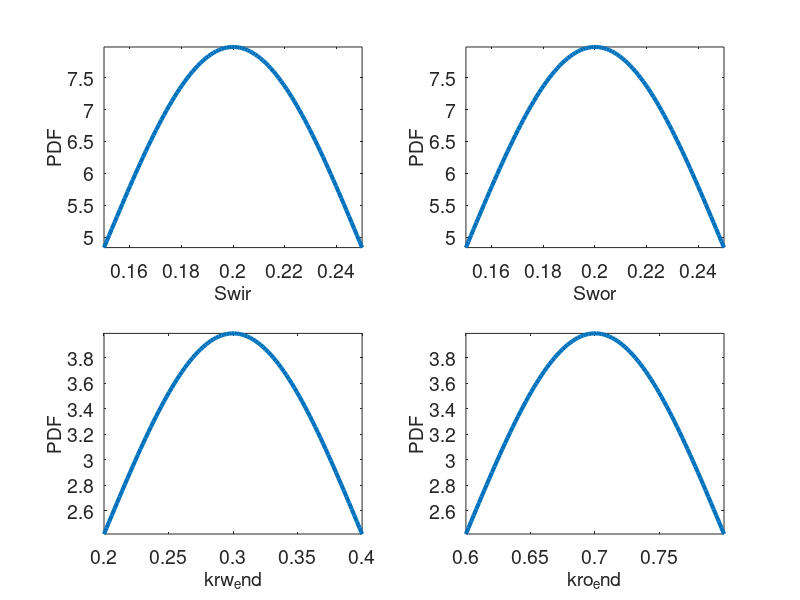
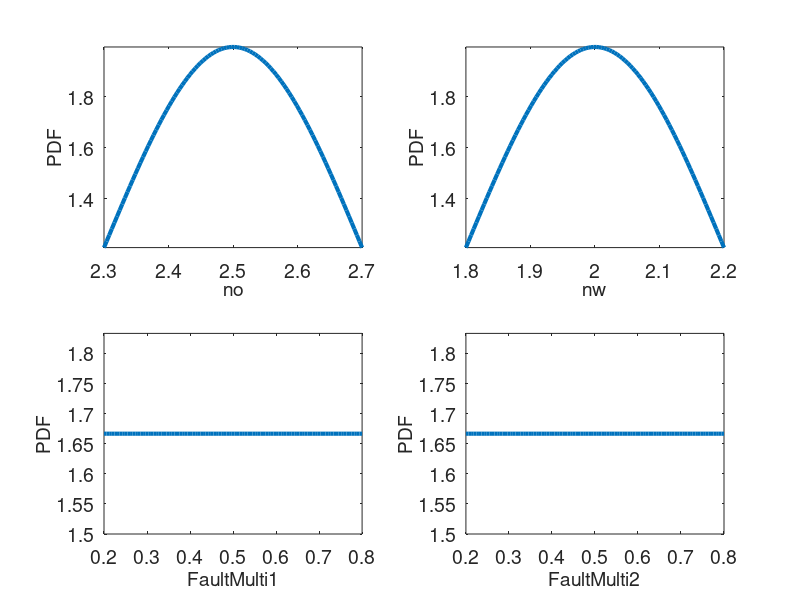
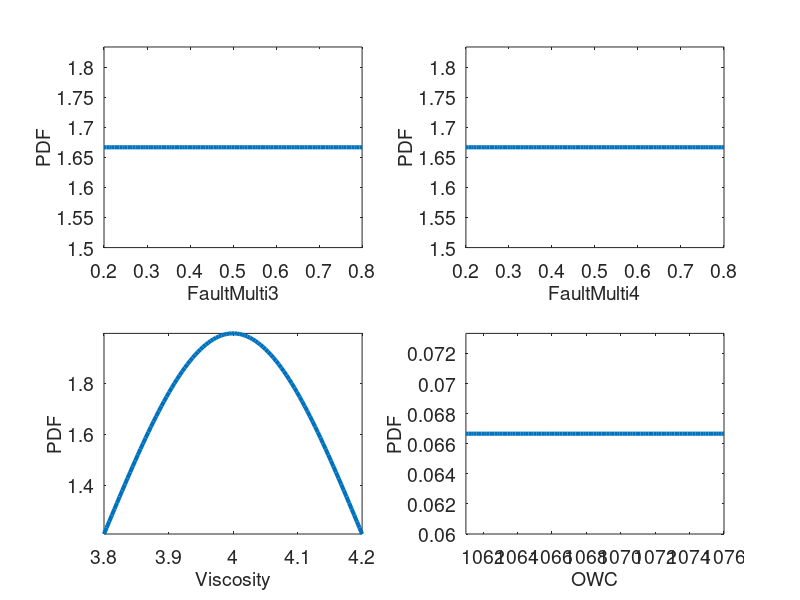
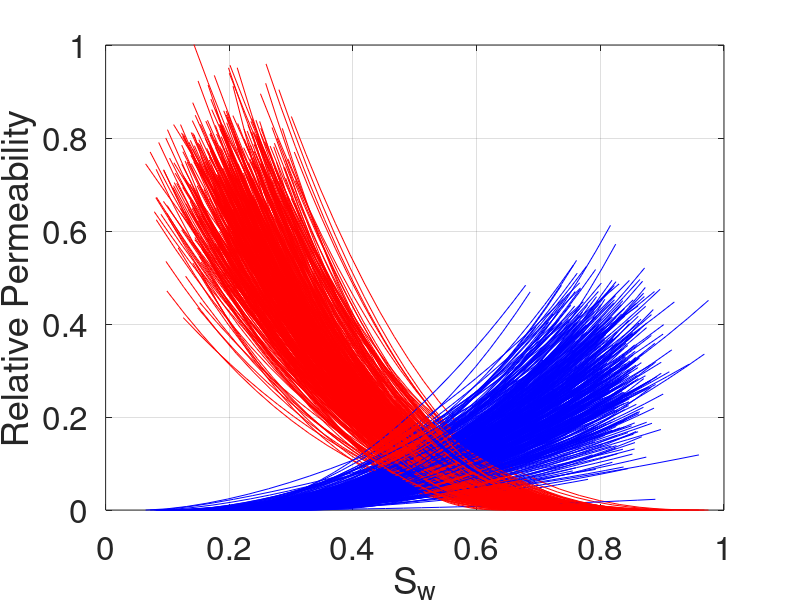

MATLAB code for these plots, in order: (Note: this script raises an error after producing the figures.)
% GeneratePriorModels.m
% Demo script to generate a set of prior models from prior reservoir
% parameters.
%
% Author: Lewis Li (lewisli@stanford.edu)
%
% Script to generate multiple StudioSL runs starting from some base case
clear all; close all;

% Case Name
CaseName = 'Prior';

% Number of simulations
NbSimu = 500;     

% Number of parameters we will vary
NbParams = 12;    

% Set random seed
rng('shuffle');

%% Set Prior Parameter Distributions
% ParameterRanges is a struct that contains
Normal = 0;
Uniform = 1;

PriorParameterDistribution = struct();

% Irreducible water saturation
PriorParameterDistribution.('Swir') = [0.2 0.05 Normal]; 

% Irreducible oil saturation
PriorParameterDistribution.('Swor') = [0.2 0.05 Normal]; 

% End point water rel perm
PriorParameterDistribution.('krw_end') = [0.3 0.1 Normal]; 

% End point oil rel perm
PriorParameterDistribution.('kro_end') = [0.7 0.1 Normal]; 

% Oil Corey exponent
PriorParameterDistribution.('no') = [2.5 0.2 Normal]; 

% Water Corey exponent
PriorParameterDistribution.('nw') = [2 0.2 Normal]; 

% Fault 1 trans multiplier
PriorParameterDistribution.('FaultMulti1') = [0.2 0.8 Uniform];

% Fault 2 trans multiplier
PriorParameterDistribution.('FaultMulti2') = [0.2 0.8 Uniform]; 

% Fault 3 trans multiplier
PriorParameterDistribution.('FaultMulti3') = [0.2 0.8 Uniform]; 

% Fault 4 trans multiplier
PriorParameterDistribution.('FaultMulti4') = [0.2 0.8 Uniform]; 

% Oil viscosity
PriorParameterDistribution.('Viscosity') = [4 0.2 Normal];      

% Oil water contact
PriorParameterDistribution.('OWC') = [1061 1076 Uniform];      

%% Generate prior models by sampling from prior parameters
ParameterNames = fieldnames(PriorParameterDistribution);
PriorModelParameters = struct();

rng('shuffle');

% Iterate over each uncertain reservoir parameter
for i = 1:numel(ParameterNames)
    ParameterName = ParameterNames{i};
    ParameterRange = PriorParameterDistribution.(ParameterName);
    
    % Sample from uniform/normal distributions
    if (ParameterRange(3) == Normal)
        Value = ParameterRange(1) + ParameterRange(2)*randn(NbSimu,1);
    elseif(ParameterRange(3) == Uniform)
        Value = ParameterRange(1) + rand(NbSimu,1)*...
            (ParameterRange(2) - ParameterRange(1));
    end

    % Store sampled value
    PriorModelParameters.(ParameterName) = Value;
    
    % Plot prior values
    figureid = i-floor((i-1)/4)*4;
    if (mod(i-1,4) == 0)
         figure(floor(i/4)+1);
         figurepic=floor(i/4)+1;
    end
    
    subplot(2,2,figureid);
    
    if (ParameterRange(3) == Normal)
        xx = linspace(ParameterRange(1)-ParameterRange(2),...
            ParameterRange(1)+ParameterRange(2));
        yy = normpdf(xx,ParameterRange(1),ParameterRange(2));
    elseif (ParameterRange(3) == Uniform)
        xx = linspace(ParameterRange(1),ParameterRange(2));
        yy = ones(size(xx))/(ParameterRange(2)-ParameterRange(1));
    end
    
    FontSize = 14;
    plot(xx,yy,'LineWidth',3);
    set(gcf,'color','w');
    set(gca,'FontSize',FontSize);
    xlabel(ParameterName,'FontSize',FontSize);
    ylabel('PDF','FontSize',FontSize);
    axis tight;
end

%% Construct relative permeability curves using Corey parameters
clear SW_corey_m;
warning('off','all')
RelPermEntries = 25;
SW_corey_m = zeros(NbSimu,RelPermEntries);
krw_model = zeros(NbSimu,RelPermEntries);
kro_model = zeros(NbSimu,RelPermEntries);

for i=1:NbSimu
    SW_corey_m(i,:) = linspace(PriorModelParameters.('Swir')(i), ...
        1 - PriorModelParameters.('Swor')(i),RelPermEntries);
end

hCorey = figure;
for i=1:NbSimu
    krw_model(i,:) = PriorModelParameters.('krw_end')(i) .* ...
        ((SW_corey_m(i,:)-PriorModelParameters.('Swir')(i))./...
        (1-PriorModelParameters.('Swir')(i)-...
        PriorModelParameters.('Swor')(i))).^PriorModelParameters.('nw')(i);
    kro_model(i,:) = PriorModelParameters.('kro_end')(i) .* ...
        ((1 - SW_corey_m(i,:) - PriorModelParameters.('Swor')(i))./...
        (1 - PriorModelParameters.('Swir')(i) - PriorModelParameters.('Swor')(i))).^...
        PriorModelParameters.('no')(i);
    
    plot(SW_corey_m(i,:), krw_model(i,:),'b-', SW_corey_m(i,:), ...
        kro_model(i,:), 'r-');
    xlabel('S_w');
    ylabel('Relative Permeability');
    xlim([0 1]); ylim([0 1]); grid on; hold on;
end
set(gcf,'color','w');
set(gca,'FontSize',24);
%% Writing out simulation deck 
TrialName = 'Prior';

%% Load baseline simulation deck for 3DSL
% Path to baseline case
BaseCaseDatPath = '../../data/3DSLFiles/CompressibleBaseCase.dat';

% Allocate a cell array that we will use to store the baseline
s=cell(GetNumberOfLines(BaseCaseDatPath),1);

fid = fopen(BaseCaseDatPath);
lineCt = 1;
tline = fgetl(fid);

while ischar(tline)
    s{lineCt} = (tline);
    lineCt = lineCt + 1;
    tline = fgetl(fid);
end

% Directory to store output simulation decks
OutputDirectory = ['/media/Scratch2/Data/3DSLRuns/Compressible/' ...
    TrialName '/'];

% Generate a seperate deck for each 
for k=1:NbSimu
    
    FolderNameIteration = [OutputDirectory 'Run', num2str(k)];
    
    %creating an new folder for this iteration
    %checking if there is already a folder with that name
    if exist(FolderNameIteration,'dir') ~= 7
        mkdir(FolderNameIteration);
    end
    
    % Create new file
    file_name = [FolderNameIteration '/Run', num2str(k), '.dat'];
    fileID = fopen(file_name,'w+');
    
    % Loading everything before the Faultmultiplier
    MULTFLTIndex = SearchCellArray('MULTFLT',s);
    for j=1:MULTFLTIndex
        fprintf(fileID,'%c',s{j});
        fprintf(fileID,'\n');
    end
    
    
    % Fault Multiplier
    F1Mult=['fault_1' blanks(1) ...
        num2str(PriorModelParameters.('FaultMulti1')(k)) blanks(1) '/'];
    F2Mult=['fault_2' blanks(1) ...
        num2str(PriorModelParameters.('FaultMulti2')(k)) blanks(1) '/'];
    F3Mult=['fault_3' blanks(1) ...
        num2str(PriorModelParameters.('FaultMulti3')(k)) blanks(1) '/'];
    F4Mult=['fault_4' blanks(1) ...
        num2str(PriorModelParameters.('FaultMulti4')(k)) blanks(1) '/'];
    
    fprintf(fileID,'%s',F1Mult);
    fprintf(fileID,'\n');
    fprintf(fileID,'%s',F2Mult);
    fprintf(fileID,'\n');
    fprintf(fileID,'%s',F3Mult);
    fprintf(fileID,'\n');
    fprintf(fileID,'%s',F4Mult);
    fprintf(fileID,'\n');
    fprintf(fileID,'/ \n');
    
    
    
    PVMULTIndex = SearchCellArray('PVMULT',s);
    CVISCOSITIESIndex = SearchCellArray('CVISCOSITIES',s);
    
    % Writing everything before Viscosity
    for j=PVMULTIndex:CVISCOSITIESIndex
        fprintf(fileID,'%c',s{j});
        fprintf(fileID,'\n');
    end
    
    % Printing the PVTs out - in this case only viscosity is changed
    Visc=[num2str(PriorModelParameters.('Viscosity')(k)) blanks(1) '0.1 0.4 /'];
    fprintf(fileID,'%s',Visc);
    
    KRWOIndex = SearchCellArray('KRWO',s);
    
    
    % Writing everything before Viscosity
    for j=CVISCOSITIESIndex+1:KRWOIndex
        fprintf(fileID,'%c',s{j});
        fprintf(fileID,'\n');
    end
    
    % Writing out the Relperms
    
    formatSpecRelPerm = '%4.4f %4.8f %4.8f %s\n';
    fprintf(fileID,'%s\n', '--    Sw        krw       kro      Pc');
    for j=1:RelPermEntries
        fprintf(fileID,formatSpecRelPerm,SW_corey_m(k,j),...
            krw_model(k,j),kro_model(k,j));
        fprintf(fileID,'\n');
    end
    fprintf(fileID, '/\n');
    fprintf(fileID,'%s\n', 'END RELPERMS');
    %check if the slash works in the simulation
    
    INITIALCOND = SearchCellArray('INITIALCOND',s);
    OWC = SearchCellArray('OWC',s);
    
    % Writing everything before OWC
    for j=INITIALCOND:OWC
        fprintf(fileID,'%c',s{j});
        fprintf(fileID,'\n');
    end
    
    % Writing out the OWC
    OWCValue=['-', num2str(PriorModelParameters.('OWC')(k))];
    fprintf(fileID,'%s',OWCValue);
    fprintf(fileID,'\n');
    fprintf(fileID, '/\n');
    
    EndInitialCondition=SearchCellArray('END INITIALCOND',s);
    
    % Writing out the rest
    for j=EndInitialCondition:GetNumberOfLines(BaseCaseDatPath)
        fprintf(fileID,'%c',s{j});
        fprintf(fileID,'\n');
    end
    
    fclose(fileID);
end



